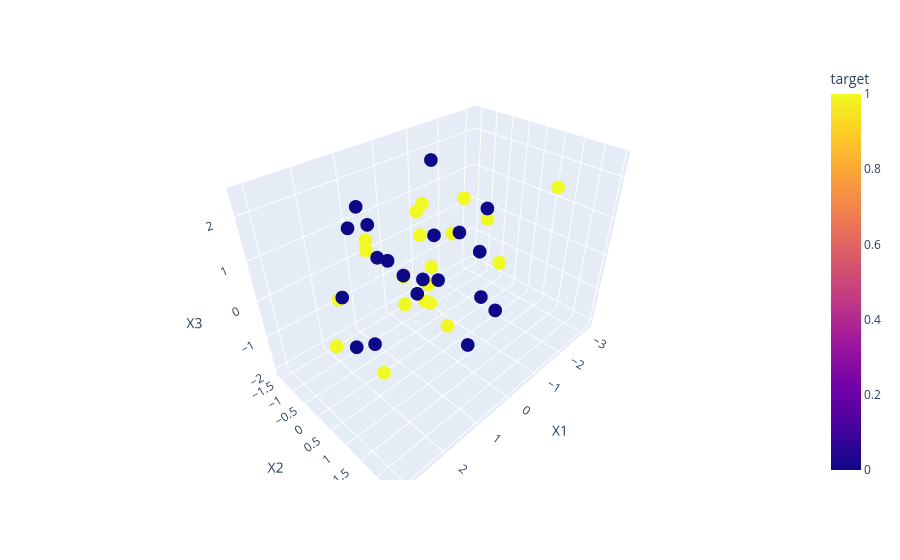

The cell this chart's notebook holds for it:
### Code cell
fig = px.scatter_3d(df, x='X1', y='X2', z='X3', color=df['target'])
# fig.update_traces(marker=dict(size=12,
#                               line=dict(width=2,
#                                         color='DarkSlateGrey')),
#                   selector=dict(mode='markers'))

fig

### Figure 1 — Plotly figure (JSON) as saved in the notebook; plotly's stock layout.template omitted (floating-point values rounded to 4 significant figures)
{"data": [{"hovertemplate": "X1=%{x}<br>X2=%{y}<br>X3=%{z}<br>target=%{marker.color}<extra></extra>", "legendgroup": "", "marker": {"color": [1, 0, 0, 1, 1, 0, 1, 0, 0, 1, 0, 1, 0, 0, 0, 0, 1, 0, 1, 1, 1, 0, 0, 0, 0, 0, 0, 0, 1, 1, 0, 1, 1, 1, 1, 1, 1, 1, 0, 1], "coloraxis": "coloraxis", "symbol": "circle"}, "mode": "markers", "name": "", "scene": "scene", "showlegend": false, "type": "scatter3d", "x": [-2.704, 1.831, 0.5904, 1.205, 0.9395, 1.219, 1.503, 1.752, 1.935, -0.6023, 1.858, -1.137, -0.4857, 1.646, 0.1713, -0.05617, 0.4064, 0.1452, 1.556, 0.5271, -3.19, -0.9619, 0.5175, 2.095, 1.989, 3.095, 2.149, -0.4167, -0.2433, 0.5932, -0.5763, 2.06, 0.8839, -0.8855, 0.8571, -0.792, 1.051, 0.2457, 1.156, -2.343], "y": [-0.5552, 0.6349, 2.447, 1.352, -0.9785, 0.6071, -1.482, -0.3349, 0.2882, 1.545, 0.4679, -0.3385, 1.099, 1.487, 1.114, 1.554, 0.3235, 0.4869, 0.1288, -1.551, 1.12, -0.852, 0.7605, 0.6665, 1.144, 1.359, 0.06109, -0.6295, -0.13, 0.438, 1.166, -0.9349, 0.1959, -1.105, 1.481, -0.8424, 0.4064, -0.04419, 2.301, -1.085], "z": [0.001509, 1.497, 0.5955, 0.4934, 0.5031, 0.7713, -0.8562, 1.677, 2.443, 0.647, 2.126, 0.321, 0.7717, 1.038, 1.528, 0.04998, -0.4934, 0.03778, -2.067, 0.3296, 1.333, 2.092, 1.46, -0.4418, 1.75, 1.691, -0.9015, -0.8153, -0.109, 1.358, 1.789, -1.613, 0.3575, 0.9329, -0.2197, -1.28, -0.1686, 1.568, 0.005198, 0.5597]}], "layout": {"coloraxis": {"colorbar": {"title": {"text": "target"}}, "colorscale": [[0, "#0d0887"], [0.1111, "#46039f"], [0.2222, "#7201a8"], [0.3333, "#9c179e"], [0.4444, "#bd3786"], [0.5556, "#d8576b"], [0.6667, "#ed7953"], [0.7778, "#fb9f3a"], [0.8889, "#fdca26"], [1, "#f0f921"]]}, "legend": {"tracegroupgap": 0}, "margin": {"t": 60}, "scene": {"domain": {"x": [0, 1], "y": [0, 1]}, "xaxis": {"title": {"text": "X1"}}, "yaxis": {"title": {"text": "X2"}}, "zaxis": {"title": {"text": "X3"}}}}}
